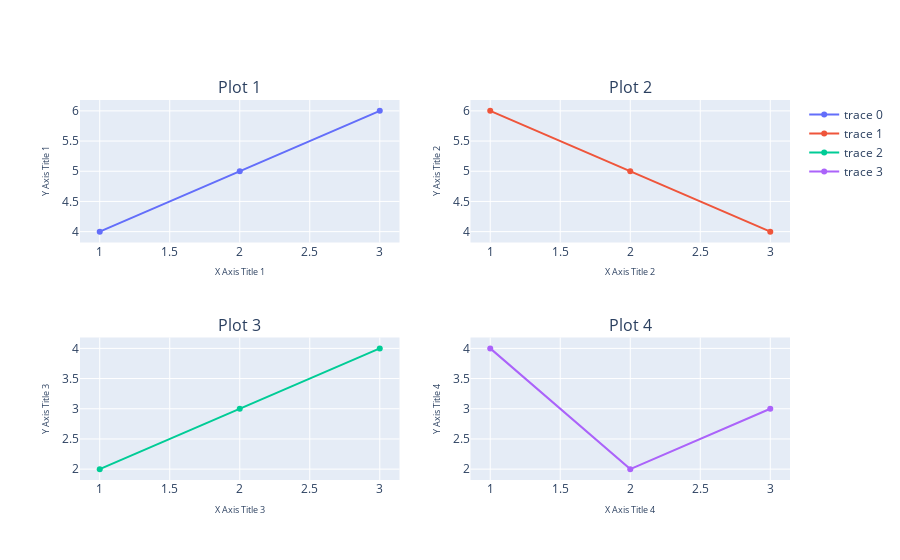

The code cell stored with this chart in its notebook:
### Code cell
import plotly.graph_objects as go
from plotly.subplots import make_subplots

# Create a subplot figure
fig = make_subplots(
    rows=2, cols=2,
    subplot_titles=("Plot 1", "Plot 2", "Plot 3", "Plot 4")
)

# Add traces to the subplots
fig.add_trace(go.Scatter(x=[1, 2, 3], y=[4, 5, 6]), row=1, col=1)
fig.add_trace(go.Scatter(x=[1, 2, 3], y=[6, 5, 4]), row=1, col=2)
fig.add_trace(go.Scatter(x=[1, 2, 3], y=[2, 3, 4]), row=2, col=1)
fig.add_trace(go.Scatter(x=[1, 2, 3], y=[4, 2, 3]), row=2, col=2)

# Update x-axes with custom standoff and font size
fig.update_xaxes(title_text="X Axis Title 1", title_standoff=10, title_font=dict(size=9), row=1, col=1)
fig.update_xaxes(title_text="X Axis Title 2", title_standoff=10, title_font=dict(size=9), row=1, col=2)
fig.update_xaxes(title_text="X Axis Title 3", title_standoff=10, title_font=dict(size=9), row=2, col=1)
fig.update_xaxes(title_text="X Axis Title 4", title_standoff=10, title_font=dict(size=9), row=2, col=2)

# Update y-axes with custom standoff and font size
fig.update_yaxes(title_text="Y Axis Title 1", title_standoff=10, title_font=dict(size=9), row=1, col=1)
fig.update_yaxes(title_text="Y Axis Title 2", title_standoff=10, title_font=dict(size=9), row=1, col=2)
fig.update_yaxes(title_text="Y Axis Title 3", title_standoff=10, title_font=dict(size=9), row=2, col=1)
fig.update_yaxes(title_text="Y Axis Title 4", title_standoff=10, title_font=dict(size=9), row=2, col=2)

# Show the figure
fig.show()

### Figure 1 — Plotly figure (JSON) as saved in the notebook; plotly's stock layout.template omitted (floating-point values rounded to 4 significant figures)
{"data": [{"type": "scatter", "x": [1, 2, 3], "xaxis": "x", "y": [4, 5, 6], "yaxis": "y"}, {"type": "scatter", "x": [1, 2, 3], "xaxis": "x2", "y": [6, 5, 4], "yaxis": "y2"}, {"type": "scatter", "x": [1, 2, 3], "xaxis": "x3", "y": [2, 3, 4], "yaxis": "y3"}, {"type": "scatter", "x": [1, 2, 3], "xaxis": "x4", "y": [4, 2, 3], "yaxis": "y4"}], "layout": {"annotations": [{"font": {"size": 16}, "showarrow": false, "text": "Plot 1", "x": 0.225, "xanchor": "center", "xref": "paper", "y": 1, "yanchor": "bottom", "yref": "paper"}, {"font": {"size": 16}, "showarrow": false, "text": "Plot 2", "x": 0.775, "xanchor": "center", "xref": "paper", "y": 1, "yanchor": "bottom", "yref": "paper"}, {"font": {"size": 16}, "showarrow": false, "text": "Plot 3", "x": 0.225, "xanchor": "center", "xref": "paper", "y": 0.375, "yanchor": "bottom", "yref": "paper"}, {"font": {"size": 16}, "showarrow": false, "text": "Plot 4", "x": 0.775, "xanchor": "center", "xref": "paper", "y": 0.375, "yanchor": "bottom", "yref": "paper"}], "autosize": true, "xaxis": {"anchor": "y", "autorange": true, "domain": [0, 0.45], "range": [0.866, 3.134], "title": {"font": {"size": 9}, "standoff": 10, "text": "X Axis Title 1"}, "type": "linear"}, "xaxis2": {"anchor": "y2", "autorange": true, "domain": [0.55, 1], "range": [0.866, 3.134], "title": {"font": {"size": 9}, "standoff": 10, "text": "X Axis Title 2"}, "type": "linear"}, "xaxis3": {"anchor": "y3", "autorange": true, "domain": [0, 0.45], "range": [0.866, 3.134], "title": {"font": {"size": 9}, "standoff": 10, "text": "X Axis Title 3"}, "type": "linear"}, "xaxis4": {"anchor": "y4", "autorange": true, "domain": [0.55, 1], "range": [0.866, 3.134], "title": {"font": {"size": 9}, "standoff": 10, "text": "X Axis Title 4"}, "type": "linear"}, "yaxis": {"anchor": "x", "autorange": true, "domain": [0.625, 1], "range": [3.732, 6.268], "title": {"font": {"size": 9}, "standoff": 10, "text": "Y Axis Title 1"}, "type": "linear"}, "yaxis2": {"anchor": "x2", "autorange": true, "domain": [0.625, 1], "range": [3.732, 6.268], "title": {"font": {"size": 9}, "standoff": 10, "text": "Y Axis Title 2"}, "type": "linear"}, "yaxis3": {"anchor": "x3", "autorange": true, "domain": [0, 0.375], "range": [1.732, 4.268], "title": {"font": {"size": 9}, "standoff": 10, "text": "Y Axis Title 3"}, "type": "linear"}, "yaxis4": {"anchor": "x4", "autorange": true, "domain": [0, 0.375], "range": [1.732, 4.268], "title": {"font": {"size": 9}, "standoff": 10, "text": "Y Axis Title 4"}, "type": "linear"}}}
